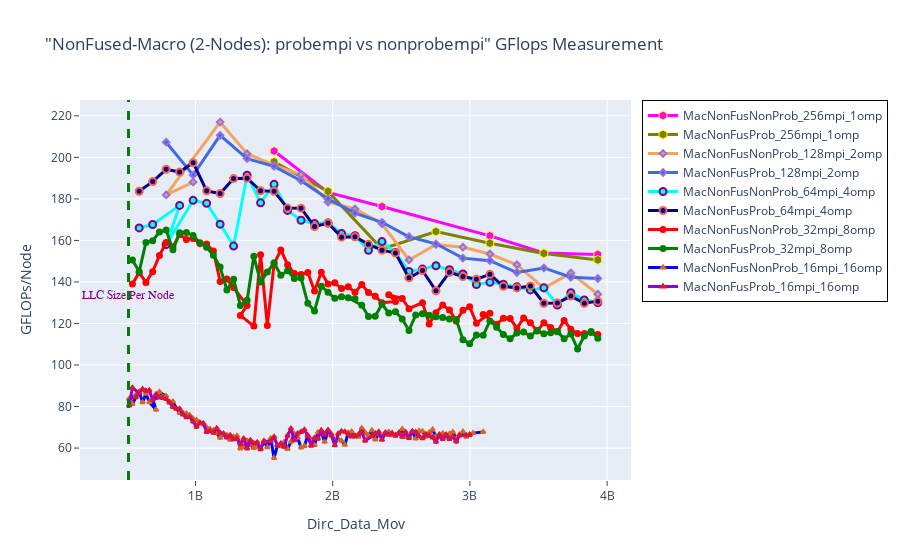

The cell this chart's notebook holds for it:
### Markdown cell above
## GFLOPS - Nonfused Macro: Probempi vs Nonprobempi

### Code cell
fig = go.Figure() 

fig.add_trace(go.Scatter(x=(dfn2MacNonFusNonProb_256mpi_1omp.Dirc_Data_Mov*(dfn2MacNonFusNonProb_256mpi_1omp.MPI_size/2)), 
                         y=(dfn2MacNonFusNonProb_256mpi_1omp.GFLOPS*(dfn2MacNonFusNonProb_256mpi_1omp.MPI_size/2)), 
                         mode='lines+markers', 
                         name='MacNonFusNonProb_256mpi_1omp',
                         line=dict(color='magenta',width=3),
                         marker=dict(symbol='hexagon',size=9, line=dict(color='yellow',width=1))))


fig.add_trace(go.Scatter(x=(dfn2MacNonFusProb_256mpi_1omp.Dirc_Data_Mov*(dfn2MacNonFusProb_256mpi_1omp.MPI_size/2)), 
                         y=(dfn2MacNonFusProb_256mpi_1omp.GFLOPS*(dfn2MacNonFusProb_256mpi_1omp.MPI_size/2)), 
                         mode='lines+markers', 
                         name='MacNonFusProb_256mpi_1omp',
                         line=dict(color='olive',width=3),
                         marker=dict(symbol='hexagon',size=9, line=dict(color='yellow',width=1))))

# case 2
fig.add_trace(go.Scatter(x=(dfn2MacNonFusNonProb_128mpi_2omp.Dirc_Data_Mov*(dfn2MacNonFusNonProb_128mpi_2omp.MPI_size/2)), 
                         y=(dfn2MacNonFusNonProb_128mpi_2omp.GFLOPS*(dfn2MacNonFusNonProb_128mpi_2omp.MPI_size/2)), 
                         mode='lines+markers', 
                         name='MacNonFusNonProb_128mpi_2omp',
                         line=dict(color='sandybrown',width=3),
                         marker=dict(symbol='diamond',size=5,line=dict(color='MediumPurple',width=2))))

fig.add_trace(go.Scatter(x=(dfn2MacNonFusProb_128mpi_2omp.Dirc_Data_Mov*(dfn2MacNonFusProb_128mpi_2omp.MPI_size/2)), 
                         y=(dfn2MacNonFusProb_128mpi_2omp.GFLOPS*(dfn2MacNonFusProb_128mpi_2omp.MPI_size/2)), 
                         mode='lines+markers', 
                         name='MacNonFusProb_128mpi_2omp',
                         line=dict(color='royalblue',width=3),
                         marker=dict(symbol='diamond',size=5,line=dict(color='MediumPurple',width=2))))

# case 3
fig.add_trace(go.Scatter(x=(dfn2MacNonFusNonProb_64mpi_4omp.Dirc_Data_Mov*(dfn2MacNonFusNonProb_64mpi_4omp.MPI_size/2)), 
                         y=(dfn2MacNonFusNonProb_64mpi_4omp.GFLOPS*(dfn2MacNonFusNonProb_64mpi_4omp.MPI_size/2)), 
                         mode='lines+markers', 
                         name='MacNonFusNonProb_64mpi_4omp',
                         line=dict(color='cyan',width=3),
                         marker=dict(symbol='circle',size=7,line=dict(color='Purple',width=2))))

fig.add_trace(go.Scatter(x=(dfn2MacNonFusProb_64mpi_4omp.Dirc_Data_Mov*(dfn2MacNonFusProb_64mpi_4omp.MPI_size/2)), 
                         y=(dfn2MacNonFusProb_64mpi_4omp.GFLOPS*(dfn2MacNonFusProb_64mpi_4omp.MPI_size/2)), 
                         mode='lines+markers', 
                         name='MacNonFusProb_64mpi_4omp',
                         line=dict(color='darkblue',width=3),
                         marker=dict(symbol='circle',size=7, line=dict(color='tomato',width=2))))

# case 4
fig.add_trace(go.Scatter(x=(dfn2MacNonFusNonProb_32mpi_8omp.Dirc_Data_Mov*(dfn2MacNonFusNonProb_32mpi_8omp.MPI_size/2)), 
                         y=(dfn2MacNonFusNonProb_32mpi_8omp.GFLOPS*(dfn2MacNonFusNonProb_32mpi_8omp.MPI_size/2)), 
                         mode='lines+markers', 
                         name='MacNonFusNonProb_32mpi_8omp',
                         line=dict(color='red',width=3),
                         marker=dict(symbol='circle',size=5,line=dict(color='red',width=2))))

fig.add_trace(go.Scatter(x=(dfn2MacNonFusProb_32mpi_8omp.Dirc_Data_Mov*(dfn2MacNonFusProb_32mpi_8omp.MPI_size/2)), 
                         y=(dfn2MacNonFusProb_32mpi_8omp.GFLOPS*(dfn2MacNonFusProb_32mpi_8omp.MPI_size/2)), 
                         mode='lines+markers', 
                         name='MacNonFusProb_32mpi_8omp',
                         line=dict(color='green',width=3),
                         marker=dict(symbol='circle',size=5,line=dict(color='green',width=2))))

# case 5

fig.add_trace(go.Scatter(x=(dfn2MacNonFusNonProb_16mpi_16omp.Dirc_Data_Mov*(dfn2MacNonFusNonProb_16mpi_16omp.MPI_size/2)), 
                         y=(dfn2MacNonFusNonProb_16mpi_16omp.GFLOPS*(dfn2MacNonFusNonProb_16mpi_16omp.MPI_size/2)), 
                         mode='lines+markers', 
                         name='MacNonFusNonProb_16mpi_16omp',
                         line=dict(color='blue',width=3),
                         marker=dict(symbol='triangle-up',size=4,line=dict(color='chocolate',width=2))))

fig.add_trace(go.Scatter(x=(dfn2MacNonFusProb_16mpi_16omp.Dirc_Data_Mov*(dfn2MacNonFusProb_16mpi_16omp.MPI_size/2)), 
                         y=(dfn2MacNonFusProb_16mpi_16omp.GFLOPS*(dfn2MacNonFusProb_16mpi_16omp.MPI_size/2)), 
                         mode='lines+markers', 
                         name='MacNonFusProb_16mpi_16omp',
                         line=dict(color='darkviolet',width=3),
                         marker=dict(symbol='triangle-up',size=4,line=dict(color='crimson',width=2))))



# Adding a vertical line
fig.add_vline(x=512e6, line_width=3, line_dash="dash", line_color="green")
# fig.add_hline(y=1024, line_width=3, line_dash="dash", line_color="red")

# Add annotation
fig.add_annotation(
    x='512e6'
    , y=130
    , text=f'LLC Size Per Node'
    , yanchor='bottom'
    , showarrow=False
    , arrowhead=1
    , arrowsize=1
    , arrowwidth=2
    , arrowcolor="#636363"
    , ax=-20
    , ay=-30
    , font=dict(size=12, color="purple", family="Sans Serif")
    , align="left"
    ,)

fig.update_layout(title='"NonFused-Macro (2-Nodes): probempi vs nonprobempi" GFlops Measurement',
                  xaxis_title='Dirc_Data_Mov', yaxis_title='GFLOPs/Node', 
                  xaxis=dict(ticks="outside"),  
                  yaxis=dict(ticks="outside"),
                  legend=go.layout.Legend(bordercolor="black",borderwidth=1))
